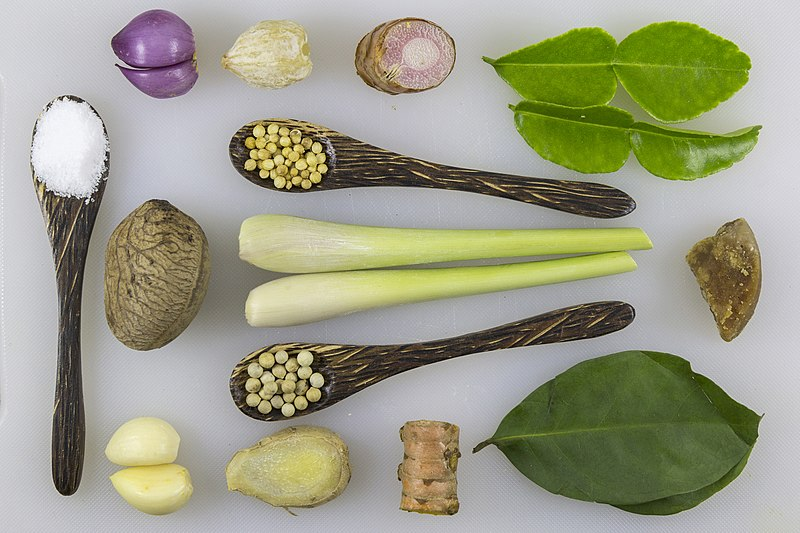
#> input picture input/Bumbu_Rawon.jpg, 800 x 533 px, given in place of stop.jpg, which was not available
$ python app.py
#> lines starting #> are read from the running program, lines starting #| are printed output that depends on the picture; after the words box and inside, x2 and y2 are one past the last pixel; in counts of white or black regions, pixels touching at a corner belong together; pictures that were not available may be replaced by others from this repository, and a replacement may not be noted
import numpy as np
import matplotlib.pyplot as plt
import matplotlib
import math
import cv2
matplotlib.use('Qt5Agg')
import tkinter as tk
import tkinter.filedialog as fd

INPUT_IMAGE_PATH = "input/stop.jpg"
# Alternative images:
# INPUT_IMAGE_PATH = "input/Chessboard.jpg"


# Resizes the input image to the target square size. Non-square images will be distorted.
IMAGE_SIZE = 256

# A constant with which the sinusoid brightness is multiplied.
BRIGHTNESS_FACTOR = 2

# A non-linear parameter that skews the brightness curve of the sinusoids.
# For values greater than 1 darker sinusoids (i.e. lower amplitude) appear brighter.
BRIGHTNESS_BIAS = 2

# Colormap used for displaying the 2D FFT.
COLORMAP = plt.get_cmap("viridis")

# Colormap used for pixels that have been "visited", i.e. added to the image so far.
VISITED_COLORMAP = plt.get_cmap("plasma")

# Methods to traverse / walk the frequency domain...
# ... by increasing Euclidean distance from the center, effectively resulting in increasing circle diameters.
#     It is slightly confusing as it jumps around the center because of the discrete frequency bins (pixels)
#     not lying perfectly on concentric circles.
ORDER_BY_EUCLIDEAN_DIST = lambda pos: pos[0] ** 2 + pos[1] ** 2

# ... by increasing Chebyshev distance from the center, effectively resulting in increasing sized squares.
#     It is a more intuitive way to traverse the frequency domain, as concentric squares lie exactly on
#     the frequency bins (pixels), thus avoiding the jumping around of the Euclidean distance.
#     The Chebyshev distance is slightly modified in order to mostly follow a perimeter tracing path.
ORDER_BY_CHEBYSHEV_DIST = lambda pos: max(abs(pos[0]), abs(pos[1]) + (0.1 if pos[1] > 0 else 0))

# ... by decreasing frequency amplitude.
ORDER_BY_AMPLITUDE = lambda pos: np.abs(image_fft[pos[1], pos[0]])

# Determines the traversal order (either ORDER_BY_EUCLIDEAN_DIST or ORDER_BY_CHEBYSHEV_DIST or custom).
SINUSOID_DRAW_ORDER = ORDER_BY_AMPLITUDE


def compute_2d_complex_sinusoid(size, freq_x, freq_y, coefficient):
    values = np.arange(size)
    x, y = np.meshgrid(values, values)
    return coefficient * np.exp(2j * np.pi / size * (freq_x * x + freq_y * y)) / (size ** 2)


class Animator:
    def __init__(self, image_ax, layer_ax, fft_ax, fft):
        self.image_ax = image_ax
        self.layer_ax = layer_ax
        self.fft_ax = fft_ax

        self.fft = fft
        self.size = len(fft)

        # The image that is created iteratively.
        self.image = np.zeros((self.size, self.size), dtype=np.float32)
        self.image_imshow = image_ax.imshow(self.image, cmap="gray", vmin=0, vmax=255)

        # Each layer that is added to the image.
        self.layer_imshow = layer_ax.imshow(np.zeros((self.size, self.size), dtype=np.float32), cmap="gray")

        # The FFT.
        self.normalized_fft_image = np.log10(np.abs(self.fft) + 1)
        self.normalized_fft_image /= np.max(self.normalized_fft_image)
        self.normalized_fft_image = np.fft.fftshift(self.normalized_fft_image)

        self.visited_fft_image = COLORMAP(self.normalized_fft_image)[:, :, :3]

        self.fft_ax.set_title("FFT")
        self.fft_imshow = fft_ax.imshow(self.image)

        # Circle to highlight area on FFT to show location of current sinusoid.
        middle_pos = (self.size // 2, self.size // 2)
        self.highlight_circle = plt.Circle(
            middle_pos,
            radius=5,
            fill=True,
            linewidth=1,
            facecolor="#ff0000aa",
            edgecolor="#00000055"
        )
        self.highlight_circle_small = plt.Circle(middle_pos, radius=0.5, color="black")
        self.fft_ax.add_patch(self.highlight_circle)
        self.fft_ax.add_patch(self.highlight_circle_small)

        # The order of the sinusoids to draw.
        frequency_count = math.ceil(self.size / 2)
        self.frequencies_to_draw = [(x, y - frequency_count) for x in range(frequency_count) for y in range(self.size)]
        self.frequencies_to_draw.sort(key=SINUSOID_DRAW_ORDER, reverse=SINUSOID_DRAW_ORDER == ORDER_BY_AMPLITUDE)

    def animate(self, step):
        if step >= len(self.frequencies_to_draw):
            print("Finished")
            return

        #print(step)

        x, y = self.frequencies_to_draw[step]
        self.draw_at(x,y)


    def draw_at(self,x,y):
        # For real inputs (i.e. all images), the spectrum is conjugate symmetric.
        # When the complex sinusoid is added to its complex conjugate, the imaginary components equal out
        # and only the real component is left (with twice the amplitude).
        coefficient = self.fft[y, x] * (1 if x == 0 else 2)
        sinusoid = compute_2d_complex_sinusoid(self.size, x, y, coefficient)
        sinusoid = np.real(sinusoid)
        self.image += sinusoid

        # Display the images
        vmin, vmax = self.compute_value_range_for_brightness(x, y, coefficient)
        self.layer_imshow.set_data(sinusoid)
        self.layer_imshow.set_clim(vmin=vmin, vmax=vmax)
        self.image_imshow.set_data(self.image)

        self.layer_ax.set_title(f"Sinusoid freq x={x} y={y}")

        self.mark_fft_pixel_as_visited(x, y)
        self.mark_fft_pixel_as_visited(-x, y)
        self.fft_imshow.set_data(self.visited_fft_image)

        self.highlight_fft_pixel(x, y)

    def compute_value_range_for_brightness(self, x, y, coefficient):
        if x == y == 0:
            return 0, 255

        actual_brightness = np.abs(coefficient) / (self.size ** 2)
        target_rel_brightness = (actual_brightness / 255) ** (1 / BRIGHTNESS_BIAS) * BRIGHTNESS_FACTOR
        if target_rel_brightness > 1:
            target_rel_brightness = 1

        dynamic_range = max(actual_brightness, 2 * actual_brightness / target_rel_brightness)
        vmin = -actual_brightness
        vmax = dynamic_range - actual_brightness

        return vmin, vmax

    def get_fft_pixel_position(self, x, y):
        """ Returns the image pixel position corresponding to the component with the given x and y frequencies. """
        img_x = (x + self.size // 2) % self.size
        img_y = (y + self.size // 2) % self.size
        return img_x, img_y

    def mark_fft_pixel_as_visited(self, x, y):
        img_x, img_y = self.get_fft_pixel_position(x, y)
        pixel_color = VISITED_COLORMAP(self.normalized_fft_image[img_y, img_x])[:3]
        self.visited_fft_image[img_y, img_x] = pixel_color

    def highlight_fft_pixel(self, x, y):
        img_x, img_y = self.get_fft_pixel_position(x, y)
        self.highlight_circle.set_center((img_x, img_y))
        self.highlight_circle_small.set_center((img_x, img_y))

    def get_fft_image_coords(self, img_x, img_y):
        x = (math.ceil(img_x) - self.size // 2)
        y = (math.ceil(img_y) - self.size // 2)
        return x, y


image = cv2.imread(INPUT_IMAGE_PATH, cv2.IMREAD_GRAYSCALE)
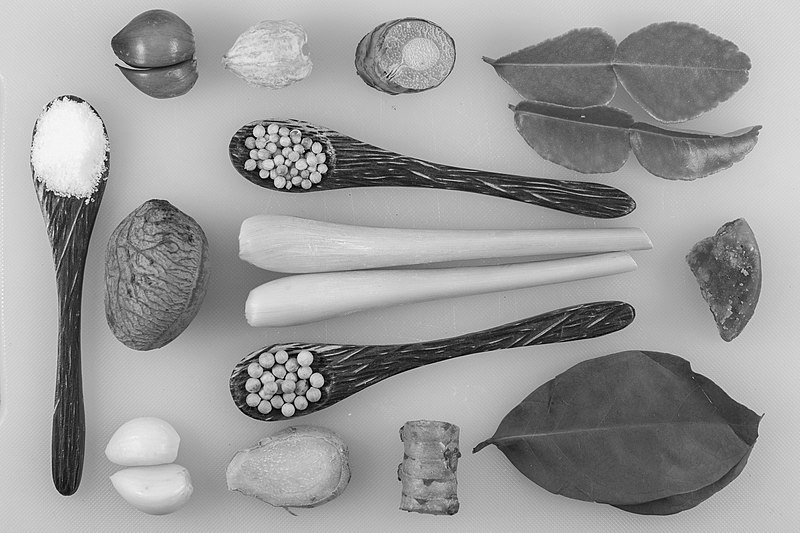
#> image: shape (533, 800); min 0, max 255, mean 155.1

image = cv2.resize(image,(IMAGE_SIZE, IMAGE_SIZE))
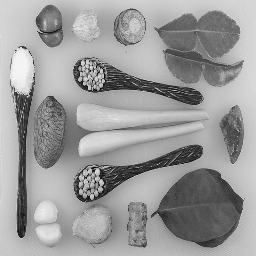
#> image: shape (256, 256); min 2, max 248, mean 155.1

image_data = np.array(image)
image_fft = np.fft.fft2(image_data)

# Layout
#   [ Original Image ] [ FFT Spectrum ]
#   [ Current Image  ] [ Sinusoid     ]

fig, ax = plt.subplots(nrows=2, ncols=2)

ax[0, 0].imshow(image_data, cmap="gray", vmin=0, vmax=255)
ax[0, 0].set_title("Original Image")

animator = Animator(
    image_ax=ax[1, 0],
    layer_ax=ax[1, 1],
    fft_ax=ax[0, 1],
    fft=image_fft
)
#> in __init__, `self.size = len(fft)`: self.size = 256
#> in __init__, `self.normalized_fft_image = np.log10(np.abs(self.fft) + 1)`:
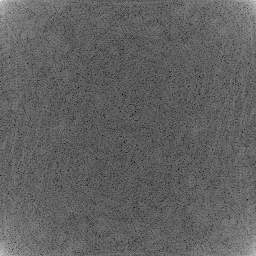
#> self.normalized_fft_image: shape (256, 256) float64; min 1.29, max 7.01, mean 3.48; drawn with min black and max white
#> in __init__, `self.normalized_fft_image /= np.max(self.normalized_fft_image)`:
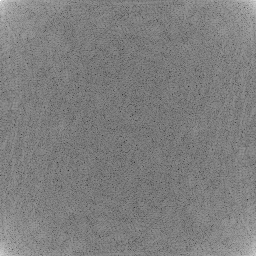
#> self.normalized_fft_image: shape (256, 256) float64; min 0.184, max 1, mean 0.496
#> in __init__, `self.normalized_fft_image = np.fft.fftshift(self.normalized_fft_image)`:
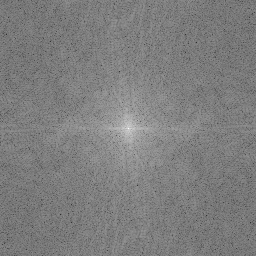
#> self.normalized_fft_image: shape (256, 256) float64; min 0.184, max 1, mean 0.496
#> in __init__, `self.visited_fft_image = COLORMAP(self.normalized_fft_image)[:, :, :3]`:
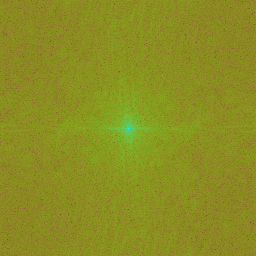
#> self.visited_fft_image: shape (256, 256, 3) float64; mean of channels 0, 1, 2 0.134, 0.562, 0.548; drawn as B, G, R
#> in __init__, `middle_pos = (self.size // 2, self.size // 2)`: middle_pos = (128, 128)
#> in __init__, `frequency_count = math.ceil(self.size / 2)`: frequency_count = 128
#> in __init__, `self.frequencies_to_draw = [(x, y - frequency_count) for x in range(fr..`: self.frequencies_to_draw = 32768 items

current_step = 0
def draw_next_step():
    global current_step

    animator.animate(current_step)
#> in animate, `x, y = self.frequencies_to_draw[step]`: x = 0
#> in draw_at, `sinusoid = np.real(sinusoid)`: sinusoid: shape (256, 256) float64; every value is 155.1
#> in draw_at, `self.image += sinusoid`: self.image: shape (256, 256) float32; every value is 155.1
#> in draw_at, `vmin, vmax = self.compute_value_range_for_brightness(x, y, coefficient)`: vmax = 255
#> in get_fft_pixel_position, `img_x = (x + self.size // 2) % self.size`: img_x = 128
#> in mark_fft_pixel_as_visited, `pixel_color = VISITED_COLORMAP(self.normalized_fft_image[img_y, img_x]..`: pixel_color = (0.94, 0.975, 0.131)
#> in mark_fft_pixel_as_visited, `self.visited_fft_image[img_y, img_x] = pixel_color`: self.visited_fft_image: shape (256, 256, 3) float64; under 0.01% of pixels changed, all inside (x1, y1, x2, y2) = (128, 128, 129, 129)
#> in highlight_fft_pixel, `img_x, img_y = self.get_fft_pixel_position(x, y)`: img_x = 128
    current_step += 1
    plt.draw()


def on_click(event):
    if event.button == 1:
        # draw_next_step()
        # draw frequency image at mouse position
        print(event.xdata, event.ydata)
        xl,yl = animator.get_fft_image_coords(event.xdata, event.ydata)
        print(xl, yl)
        animator.draw_at(xl, yl)
        plt.draw()


def on_key(event):
    if event.key == "right" or event.key == " ":
        draw_next_step()

    if event.key == "x":
        # draw 10 steps at once
        for _ in range(10):
            draw_next_step()


fig.canvas.mpl_connect("button_press_event", on_click)
fig.canvas.mpl_connect("key_press_event", on_key)

fig.suptitle("Click / Space / Right Arrow for next step")
fig.canvas.manager.set_window_title("2D FFT Visualisation")

draw_next_step()

plt.show()
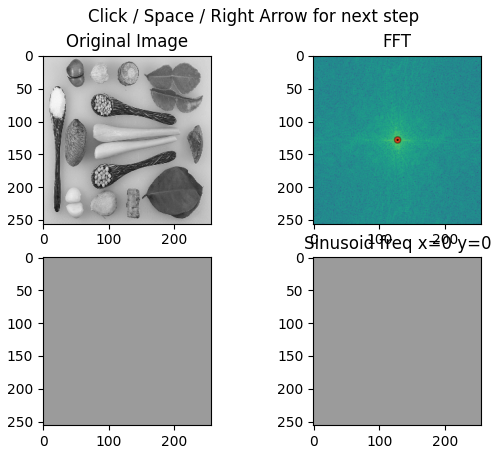
#> figure drawn by matplotlib, 4 panels
